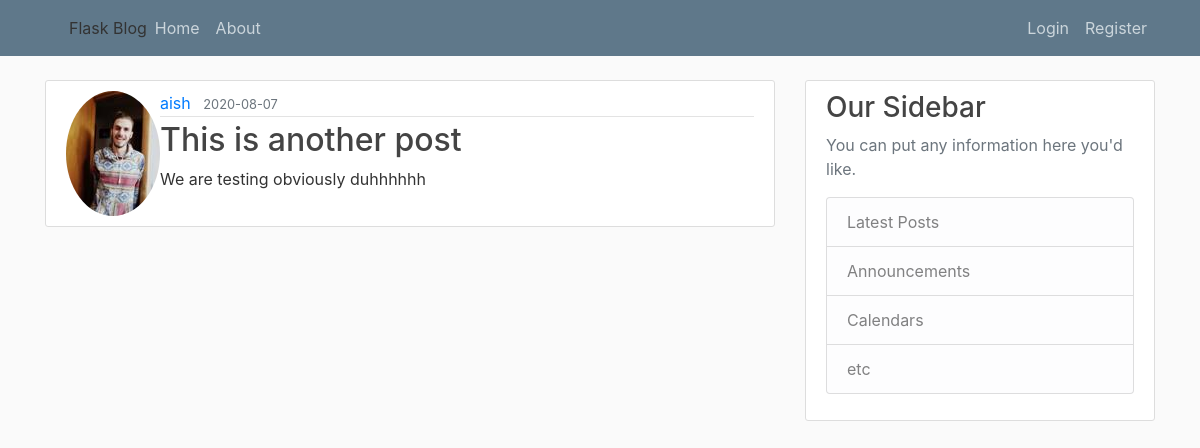
Screenshot of /post/2 with the database file from the repository.
### flaskblog/models.py (models this page shows, shortened)
class User(db.Model, UserMixin):
    id = db.Column(db.Integer, primary_key=True)
    username = db.Column(db.String(20), unique=True, nullable=False)
    email = db.Column(db.String(120), unique=True, nullable=False)
    image_file = db.Column(db.String(20),
                           nullable=False,
                           default='default.jpg')
    password = db.Column(db.String(60), nullable=False)
    posts = db.relationship('Post', backref='author', lazy=True)

class Post(db.Model):
    id = db.Column(db.Integer, primary_key=True)
    title = db.Column(db.String(100), nullable=False)
    date_posted = db.Column(db.DateTime,
                            nullable=False,
                            default=datetime.utcnow)
    content = db.Column(db.Text, nullable=False)
    user_id = db.Column(db.Integer, db.ForeignKey('user.id'), nullable=False)

### flaskblog/routes.py (the view)
@app.route("/post/<int:post_id>")
def post(post_id):
    post = Post.query.get_or_404(post_id)
    return render_template('post.html', title=post.title, post=post)

### flaskblog/templates/post.html (shortened to what this page needs)
{% extends "layout.html" %}
{% block content %}
    <article class="media content-section">
        <img class="rounded-circle articl-img" src="{{ url_for('static', filename='profile_pics/' + post.author.image_file) }}">
        <div class="media-body">
            <div class="article-metadata">
                <a class="mr-2" href="{{ url_for('user_posts', username=post.author.username) }}">{{ post.author.username }}</a>
                <small class="text-muted">{{ post.date_posted.strftime('%Y-%m-%d') }}</small>
            </div>
            <h2 class="article-title">{{ post.title }}</h2>
            <p class="article-content">{{ post.content }}</p>
        </div>
    </article>
{% endblock content %}

### flaskblog/static/main.css (style rules this page uses)
body { background: #fafafa; color: #333333; margin-top: 5rem; }
h1, h2, h3, h4, h5, h6 { color: #444444; }
.content-section { background: #ffffff; padding: 10px 20px; border: 1px solid #dddddd; border-radius: 3px; margin-bottom: 20px; }
.article-title { color: #444444; }
.article-content { white-space: pre-line; }
.article-metadata { padding-bottom: 1px; margin-bottom: 4px; border-bottom: 1px solid #e3e3e3 }

### rows the page displays
User: image_file (picture), author.username "aish"
Post: date_posted "2020-08-07", title "This is another post", content "We are testing obviously duhhhhhh"
